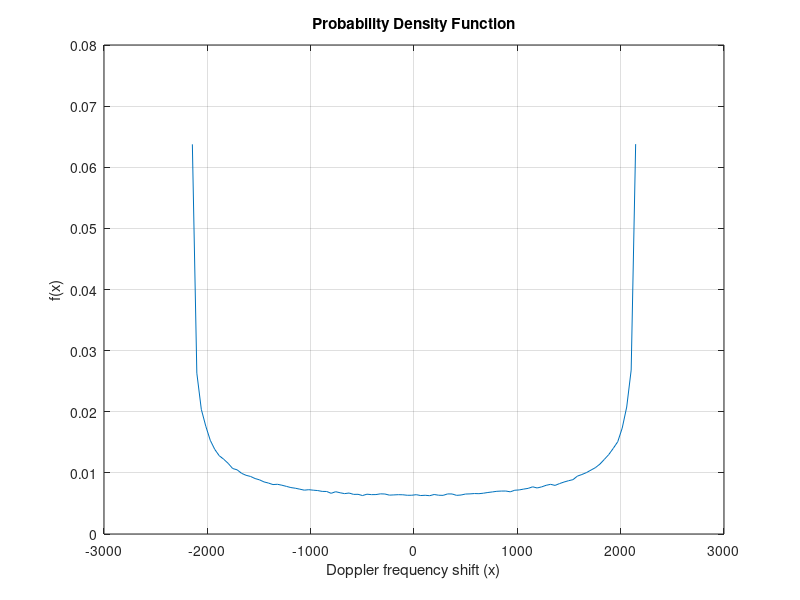
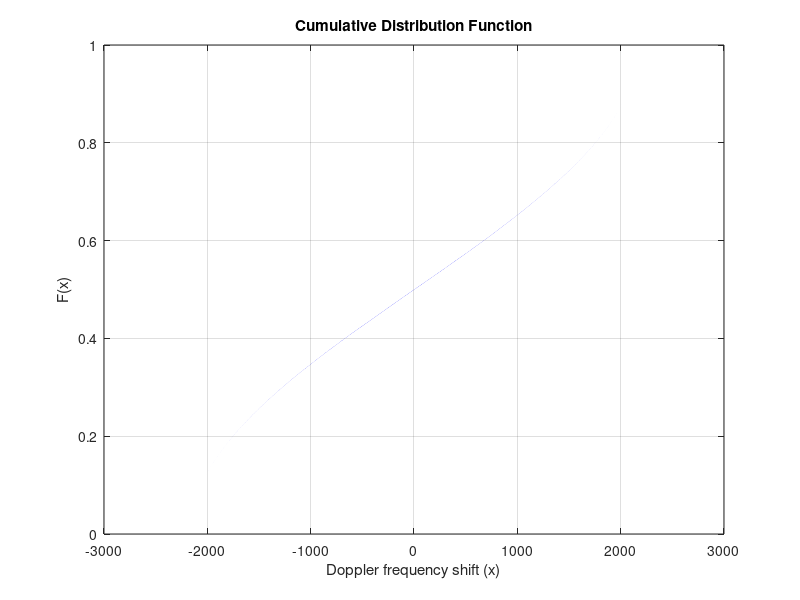

Write MATLAB code to recreate these figures, in order.
clear; clc;

v = 90000 / 3600;
fc = 26 * 10^9;
wavelength = 3 * 10^8 / fc;
fm = v / wavelength;
samples_number = 1000000; intervals_number = 100;

incidence_angle = -pi + 2 * pi * rand(1, samples_number);
doppler_frequency_shift = fm * cos(incidence_angle);

[y, x] = hist(doppler_frequency_shift, intervals_number);
figure(1);
plot(x, y./samples_number);
xlabel('Doppler frequency shift (x)');
ylabel('f(x)');
title('Probability Density Function');
grid on;
figure(2);
cdfplot(doppler_frequency_shift);
xlabel('Doppler frequency shift (x)');
title('Cumulative Distribution Function');
